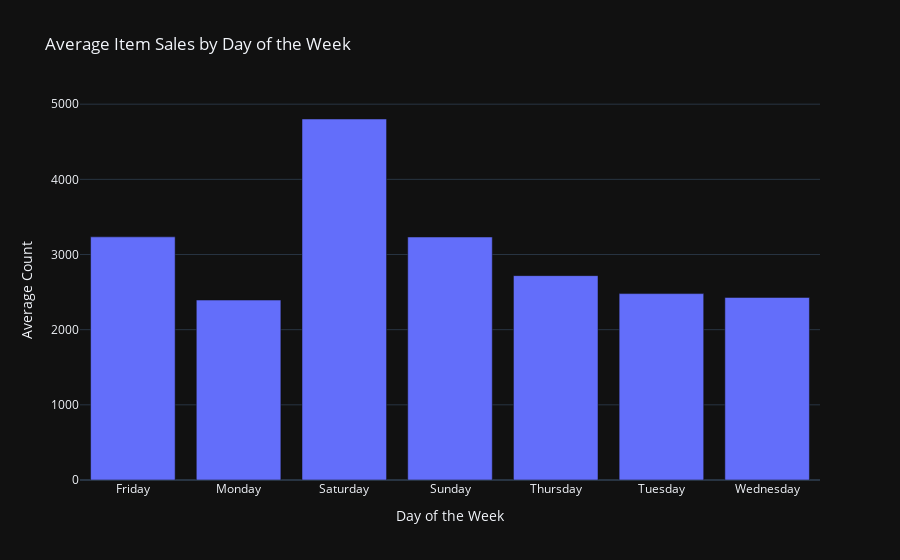

Here is the notebook cell this chart was saved with:
### Markdown cell above
By looking at coffee sales daily, we see that the low values in october 2016 and april 2017 are due to the dataset starting at the end of october and finishing beginning of april. There =fore we don't have data for all those months and cannot properly compare.

### Code cell
items_avg_by_weekday = (pos_dt.groupby('weekday').size().groupby(level=0).mean().reset_index(name='average_count'))

# Plot the average count using Plotly Express
px.bar( items_avg_by_weekday, x='weekday', y='average_count', template='plotly_dark', 
       title='Average Item Sales by Day of the Week', labels={'weekday': 'Day of the Week', 'average_count': 'Average Count'})

### Figure 1 — Plotly figure (JSON) as saved in the notebook; plotly's stock layout.template omitted (floating-point values rounded to 4 significant figures)
{"data": [{"alignmentgroup": "True", "hovertemplate": "Day of the Week=%{x}<br>Average Count=%{y}<extra></extra>", "legendgroup": "", "marker": {"color": "#636efa", "pattern": {"shape": ""}}, "name": "", "offsetgroup": "", "orientation": "v", "showlegend": false, "textposition": "auto", "type": "bar", "x": ["Friday", "Monday", "Saturday", "Sunday", "Thursday", "Tuesday", "Wednesday"], "xaxis": "x", "y": [3235, 2394, 4803, 3233, 2719, 2480, 2429], "yaxis": "y"}], "layout": {"barmode": "relative", "legend": {"tracegroupgap": 0}, "title": {"text": "Average Item Sales by Day of the Week"}, "xaxis": {"anchor": "y", "domain": [0, 1], "title": {"text": "Day of the Week"}}, "yaxis": {"anchor": "x", "domain": [0, 1], "title": {"text": "Average Count"}}}}
